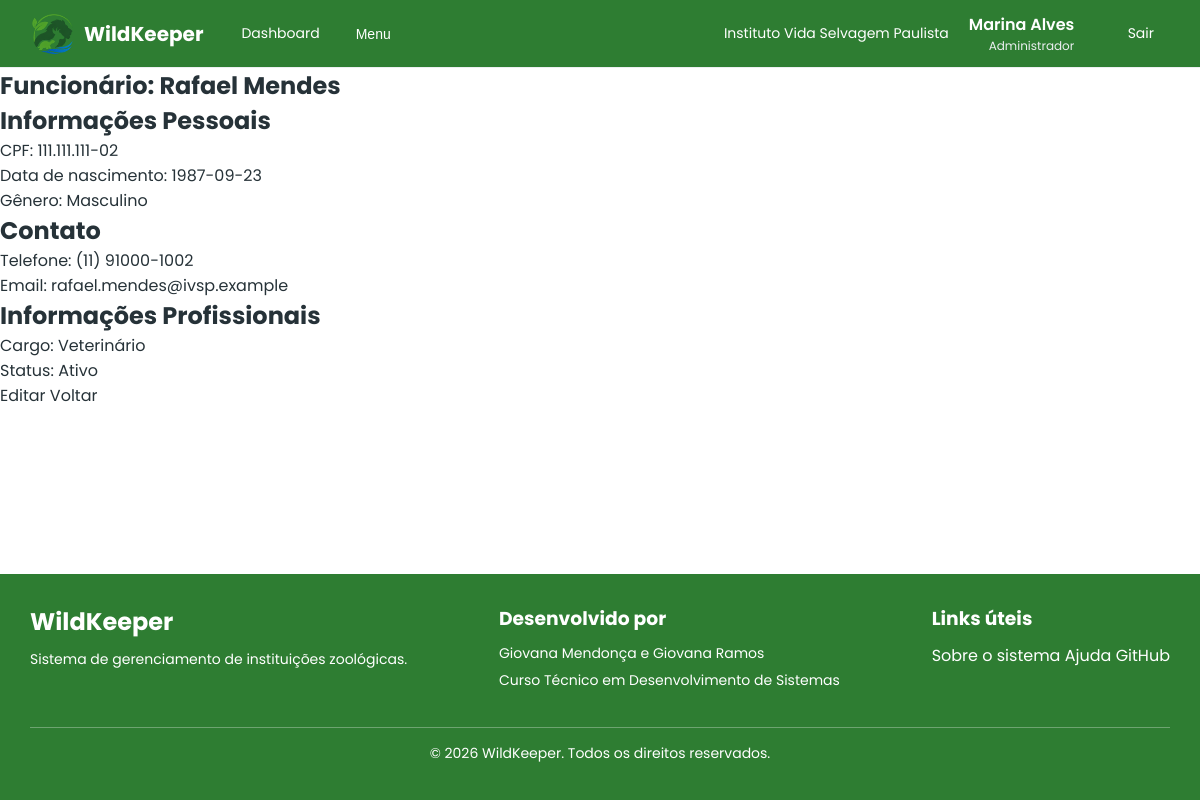
The page /src/funcionarios/mostrar_funcionario.php?id=2 (signed in) on the database its author committed.
### tables this page shows
CREATE TABLE

    IF NOT EXISTS users (

        id INT PRIMARY KEY AUTO_INCREMENT,

        nome VARCHAR(100) NOT NULL,

        cpf VARCHAR(14) NOT NULL UNIQUE,

        data_nascimento DATE NOT NULL,

        genero ENUM (

            'Masculino',

            'Feminino',

            'Não-binário',

            'Outro',

            'Prefiro não informar'

        ) NOT NULL,

        telefone VARCHAR(20) NOT NULL UNIQUE,

        email VARCHAR(100) NOT NULL UNIQUE,

        senha_hash VARCHAR(255) NOT NULL,

        cargo_id INT NOT NULL,

        status ENUM ('Ativo', 'Férias', 'Afastado', 'Desligado') DEFAULT 'Ativo',

        instituicao_id INT NOT NULL,

        FOREIGN KEY (cargo_id) REFERENCES cargos (id),

        FOREIGN KEY (instituicao_id) REFERENCES instituicoes (id),

        created_at TIMESTAMP DEFAULT CURRENT_TIMESTAMP,

        updated_at TIMESTAMP DEFAULT CURRENT_TIMESTAMP ON UPDATE CURRENT_TIMESTAMP

    );

CREATE TABLE

    IF NOT EXISTS cargos (

        id INT PRIMARY KEY AUTO_INCREMENT,

        nome VARCHAR(80) NOT NULL,

        nivel INT NOT NULL,

        created_at TIMESTAMP DEFAULT CURRENT_TIMESTAMP,

        updated_at TIMESTAMP DEFAULT CURRENT_TIMESTAMP ON UPDATE CURRENT_TIMESTAMP

    );

### src/funcionarios/mostrar_funcionario.php (the view, shortened to what this page needs)
<?php
include "../includes/autenticacao.php";
$funcionarioId = trim($_GET['id'] ?? '');
$sql = "SELECT
    users.id,
    users.nome,
    users.cpf,
    users.data_nascimento,
    users.genero,
    users.telefone,
    users.email,
    users.status,
    cargos.id AS cargo_id,
    cargos.nome AS cargo_nome
FROM users
INNER JOIN cargos ON cargos.id = users.cargo_id
WHERE users.instituicao_id = ? AND users.id = ?";
$stmt = $conexao->prepare($sql);
$stmt->bind_param("ii", $_SESSION['instituicao_id'], $funcionarioId);
$stmt->execute();
$result = $stmt->get_result();
$funcionario = $result->fetch_assoc();
?>
<!DOCTYPE html>
<html lang="pt-br">
<head>
    <link rel="stylesheet" href="../../assets/css/reset.css">
    <link rel="stylesheet" href="../../assets/css/dashboard_global.css">
</head>
<body>
    <?php include "../includes/dashboard-header.php" ?>
    <main>
        <section>
            <h1>Funcionário: <?= htmlspecialchars($funcionario['nome']) ?></h1>
            <article>
                <h2>Informações Pessoais</h2>
                <p>CPF: <?= htmlspecialchars($funcionario['cpf']) ?></p>
                <p>Data de nascimento: <?= htmlspecialchars($funcionario['data_nascimento']) ?></p>
                <p>Gênero: <?= htmlspecialchars($funcionario['genero']) ?></p>
            </article>
            <article>
                <h2>Contato</h2>
                <p>Telefone: <?= htmlspecialchars($funcionario['telefone']) ?></p>
                <p>Email: <?= htmlspecialchars($funcionario['email']) ?></p>
            </article>
            <article>
                <h2>Informações Profissionais</h2>
                <p>Cargo: <?= htmlspecialchars($funcionario['cargo_nome']) ?></p>
                <p>Status: <?= htmlspecialchars($funcionario['status']) ?></p>
            </article>
            <a href="editar_funcionario.php?id=<?= $funcionarioId ?>">Editar</a>
            <a href="index.php">Voltar</a>
        </section>
    </main>
    <?php include "../includes/dashboard-footer.php" ?>
</body>
</html>

### rows shown on the page
users: nome "Rafael Mendes", cpf "111.111.111-02", data_nascimento "1987-09-23", genero "Masculino", telefone "(11) 91000-1002", email "rafael.mendes@ivsp.example", cargo.nome "Veterinário", status "Ativo"

### other values the page prints
$_SESSION['instituicao_nome'] "Instituto Vida Selvagem Paulista"
$_SESSION['nome'] "Marina Alves"
$_SESSION['cargo_nome'] "Administrador"
